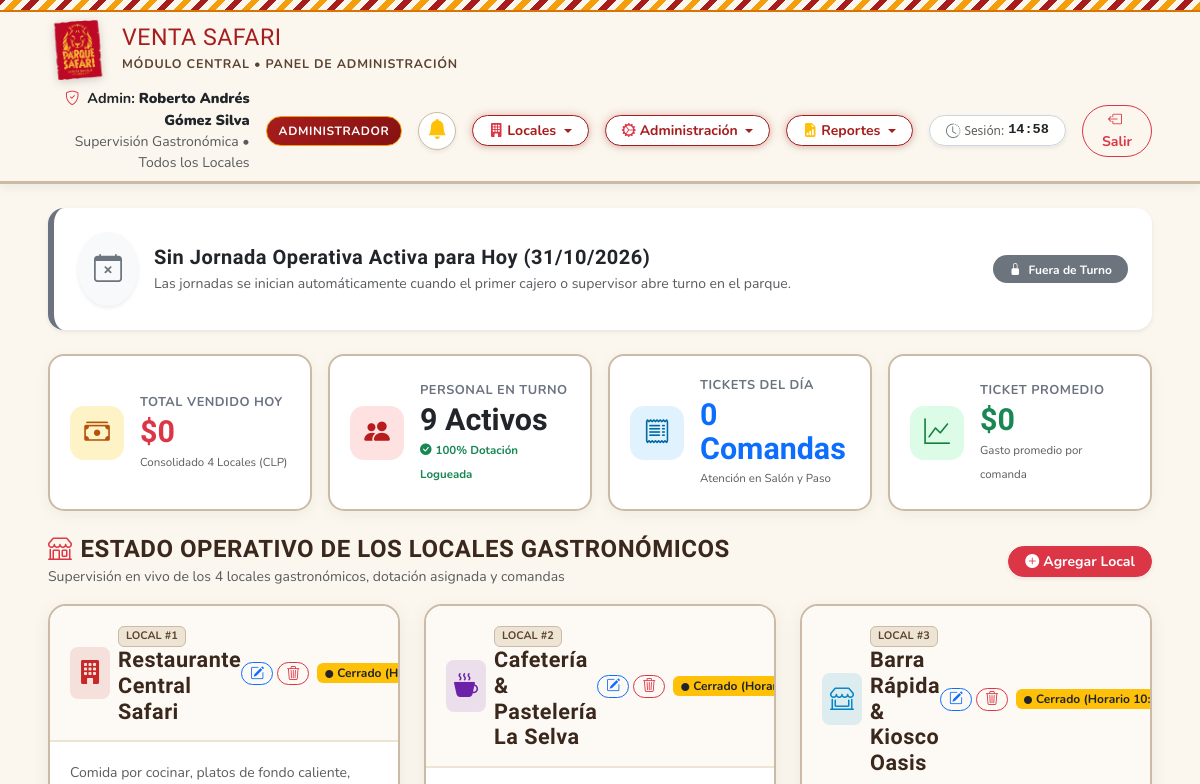
Before: /administrador/ (signed in, upper part) with the older database file.
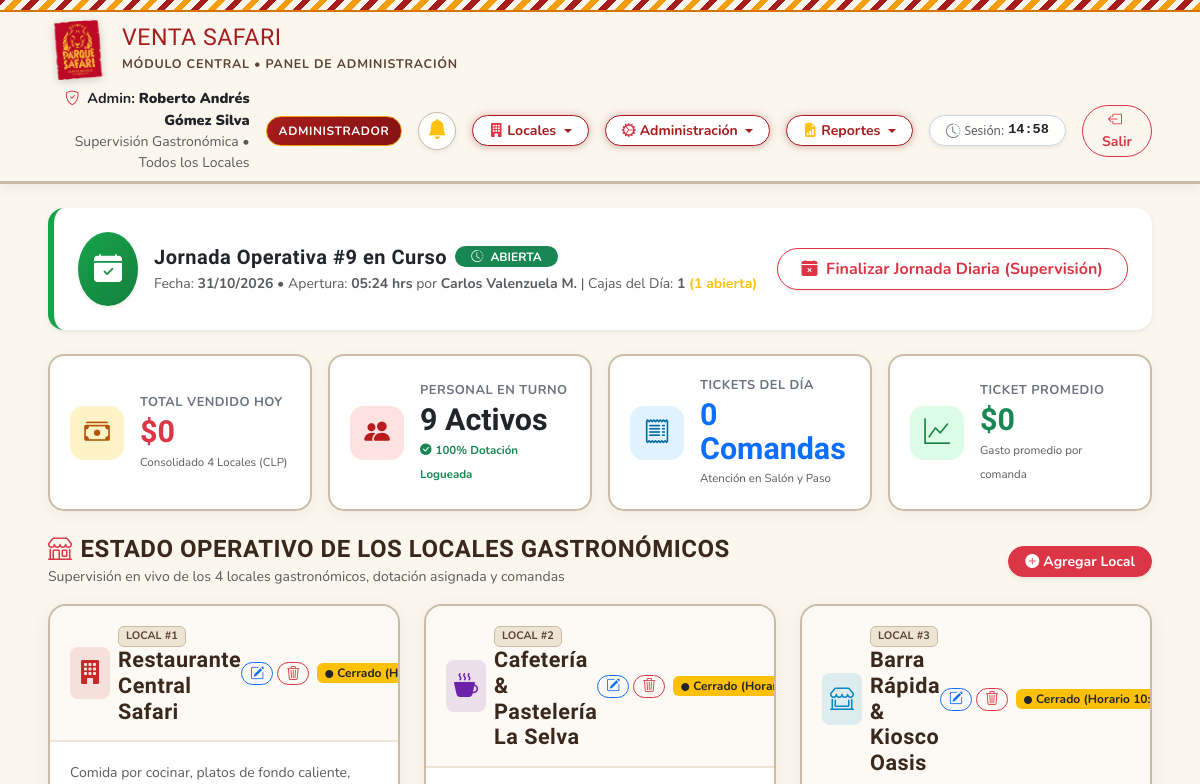
After: the same page with the newer database file.
### ventas/models.py (models this page shows, shortened)
class Jornada(models.Model):
    ESTADOS = [
        ('ABIERTA', 'Abierta'),
        ('CERRADA', 'Cerrada'),
    ]
    fecha = models.DateField(auto_now_add=True)
    fecha_hora_apertura = models.DateTimeField(auto_now_add=True)
    fecha_hora_cierre = models.DateTimeField(null=True, blank=True)
    estado = models.CharField(max_length=15, choices=ESTADOS, default='ABIERTA')
    usuario_apertura = models.ForeignKey(User, on_delete=models.PROTECT, related_name='jornadas_abiertas')
    usuario_cierre = models.ForeignKey(User, on_delete=models.PROTECT, related_name='jornadas_cerradas', null=True, blank=True)
    observaciones = models.TextField(blank=True, null=True)
    class Meta:
        verbose_name = "Jornada"
        verbose_name_plural = "Jornadas"
        ordering = ['-fecha_hora_apertura']

### ventas/views.py (the view, shortened to what this page needs)
# urls.py: path('administrador/', views.administrador, name='administrador'),
@requiere_rol(['ADMINISTRADOR'])
def administrador(request):
    locales = get_locales_data()
    total_ventas = sum(l["total_ventas"] for l in locales.values())
    total_tickets = sum(l["tickets_emitidos"] for l in locales.values())
    total_personal = sum(len(l["personal"]) for l in locales.values())
    ticket_promedio_global = round(total_ventas / total_tickets) if total_tickets else 0
    personal_completo = []
    for loc_id, loc in locales.items():
        for p in loc["personal"]:
            personal_completo.append({**p, "local_nombre": loc["nombre"], "local_id": loc_id})
    alertas_traslado = AlertaTraslado.objects.select_related('empleado', 'punto_venta_origen', 'punto_venta_destino').order_by('-fecha_hora')[:5]
    total_alertas_no_leidas = AlertaTraslado.objects.filter(leida=False).count()
    hoy = timezone.localdate()
    ahora_dt = timezone.localtime()
    ahora_hora = ahora_dt.time()
    en_horario = (datetime.time(10, 0) <= ahora_hora < datetime.time(18, 0))
    jornada_activa = Jornada.objects.select_related('usuario_apertura', 'usuario_cierre').prefetch_related('cajas__cajero', 'cajas__punto_venta').filter(
        fecha=hoy
    ).order_by('-id').first()
    cajas_jornada = list(jornada_activa.cajas.all()) if jornada_activa else []
    cajas_abiertas_count = sum(1 for c in cajas_jornada if c.estado == 'ABIERTA')
    context = {
        "locales": locales.values(),
        "total_ventas": total_ventas,
        "total_tickets": total_tickets,
        "total_personal": total_personal,
        "ticket_promedio_global": ticket_promedio_global,
        "personal_completo": personal_completo,
        "alertas_traslado": alertas_traslado,
        "total_alertas_no_leidas": total_alertas_no_leidas,
        "jornada_activa": jornada_activa,
        "cajas_jornada": cajas_jornada,
        "cajas_abiertas_count": cajas_abiertas_count,
        "hoy_str": hoy.strftime("%d/%m/%Y"),
        "ahora_hora_str": ahora_dt.strftime("%H:%M"),
        "en_horario": en_horario,
        "horario_oficial": "10:00 a 18:00",
    }
    return render(request, 'ventas/administrador.html', context)

### ventas/templatetags/safari_tags.py (called while the page is built)
@register.filter(name='pesos')
def pesos(valor):
    if valor is None or valor == '':
        return '0'
    try:
        if isinstance(valor, (int, float, Decimal)):
            val = int(round(float(valor)))
        else:
            cleaned = str(valor).replace('$', '').replace('.', '').replace(',', '').strip()
            val = int(round(float(cleaned)))
        return f"{val:,}".replace(",", ".")
    except (ValueError, TypeError):
        return str(valor)

@register.filter(name='pesos_clp')
def pesos_clp(valor):
    return f"${pesos(valor)}"

### ventas/views.py (called while the page is built)
def obtener_rol_usuario(user):
    if not user.is_authenticated:
        return None
    try:
        perfil = user.perfil
        return perfil.rol
    except (PerfilEmpleado.DoesNotExist, AttributeError):
        if user.is_superuser or user.is_staff:
            return 'ADMINISTRADOR'
        return None

### ventas/templates/ventas/administrador.html (shortened to what the changed rows need)
{% load static safari_tags %}
<!DOCTYPE html>
<html lang="es">
<head>
    <link href="https://cdn.jsdelivr.net/npm/bootstrap@5.3.3/dist/css/bootstrap.min.css" rel="stylesheet">
    <link rel="stylesheet" href="https://cdn.jsdelivr.net/npm/bootstrap-icons@1.11.3/font/bootstrap-icons.min.css">
    <link rel="stylesheet" href="{% static 'css/base.css' %}?v=3.1">
    <link rel="stylesheet" href="{% static 'css/admin.css' %}?v=3.1">
</head>
<body class="d-flex flex-column min-vh-100">
    <header class="safari-header py-2">
        <div class="container-fluid px-lg-5">
            <div class="d-flex align-items-center justify-content-between flex-wrap gap-2">
                <a href="{% url 'administrador' %}" class="logo-link" title="Inicio de Administración">
                    <div>
                        <h1 class="brand-text-main">Venta Safari</h1>
                    </div>
                </a>
            </div>
        </div>
    </header>
    <main class="container-fluid px-lg-5 my-4 flex-grow-1">
        {% if jornada_activa %}
        <div class="card border-0 rounded-4 shadow-sm mb-4 overflow-hidden" style="border-left: 6px solid #16a34a !important; background-color: #ffffff;">
            <div class="card-body p-3 p-md-4">
                <div class="d-flex align-items-center justify-content-between flex-wrap gap-3">
                    <div class="d-flex align-items-center gap-3">
                        <div class="p-3 rounded-circle text-white shadow-sm" style="background: linear-gradient(135deg, #16a34a 0%, #15803d 100%);">
                            <i class="bi bi-calendar-check-fill fs-3"></i>
                        </div>
                        <div>
                            <div class="d-flex align-items-center gap-2">
                                <h5 class="fw-bold text-dark mb-0">Jornada Operativa #{{ jornada_activa.id }} en Curso</h5>
                                <span class="badge bg-success text-white rounded-pill px-3 py-1 fw-bold">
                                    <i class="bi bi-clock-history me-1"></i> ABIERTA
                                </span>
                            </div>
                            <small class="text-muted d-block mt-1">
                                Fecha: <strong>{{ jornada_activa.fecha|date:"d/m/Y" }}</strong> &bull; Apertura: <strong>{{ jornada_activa.fecha_hora_apertura|date:"H:i" }} hrs</strong> por <strong>{{ jornada_activa.usuario_apertura.get_full_name|default:jornada_activa.usuario_apertura.username }}</strong> |
                                Cajas del D&iacute;a: <strong>{{ cajas_jornada|length }}</strong>
                                {% if cajas_abiertas_count > 0 %}
                                    <span class="text-warning fw-bold">({{ cajas_abiertas_count }} abierta{{ cajas_abiertas_count|pluralize }})</span>
                                {% else %}
                                    <span class="text-success fw-bold">(Todas cerradas y cuadradas)</span>
                                {% endif %}
                            </small>
                        </div>
                    </div>
                    <div class="d-flex align-items-center gap-2">
                        <button type="button" class="btn btn-outline-danger fw-bold rounded-pill px-4 py-2 shadow-sm" data-bs-toggle="modal" data-bs-target="#modalCerrarJornada">
                            <i class="bi bi-calendar-x-fill me-1"></i> Finalizar Jornada Diaria (Supervisi&oacute;n)
                        </button>
                    </div>
                </div>
            </div>
        </div>
        {% else %}
        <div class="card border-0 rounded-4 shadow-sm mb-4 overflow-hidden" style="border-left: 6px solid #6b7280 !important; background-color: #ffffff;">
            <div class="card-body p-3 p-md-4">
                <div class="d-flex align-items-center justify-content-between flex-wrap gap-3">
                    <div class="d-flex align-items-center gap-3">
                        <div class="p-3 rounded-circle bg-light text-secondary shadow-sm">
                            <i class="bi bi-calendar-x fs-3"></i>
                        </div>
                        <div>
                            <h5 class="fw-bold text-dark mb-0">Sin Jornada Operativa Activa para Hoy ({{ hoy_str }})</h5>
                            <small class="text-muted d-block mt-1">
                                Las jornadas se inician autom&aacute;ticamente cuando el primer cajero o supervisor abre turno en el parque.
                            </small>
                        </div>
                    </div>
                    <span class="badge bg-secondary text-white rounded-pill px-3 py-2 fw-bold">
                        <i class="bi bi-lock-fill me-1"></i> Fuera de Turno
                    </span>
                </div>
            </div>
        </div>
        {% endif %}
    </main>
</body>
</html>

Changed rows visible on the page:
added Jornada: id "9", fecha "31/10/2026", fecha_hora_apertura "05:24", usuario_apertura.get_full_name "Carlos Valenzuela M."
Other visible differences:
{{ cajas_jornada|length }}: (not shown) → "1"
{{ cajas_abiertas_count }}: (not shown) → "1"
{{ hoy_str }}: "31/10/2026" → (not shown)
text no longer shown: "Sin Jornada Operativa Activa para Hoy ( Las jornadas se inician automáticamente cuando el primer cajero o supervisor abre turno en el parque. Fuera de Turno"
text now shown: "Jornada Operativa # en Curso ABIERTA Fecha: • Apertura: hrs por | Cajas del Día: ( abierta Finalizar Jornada Diaria (Supervisión)"
